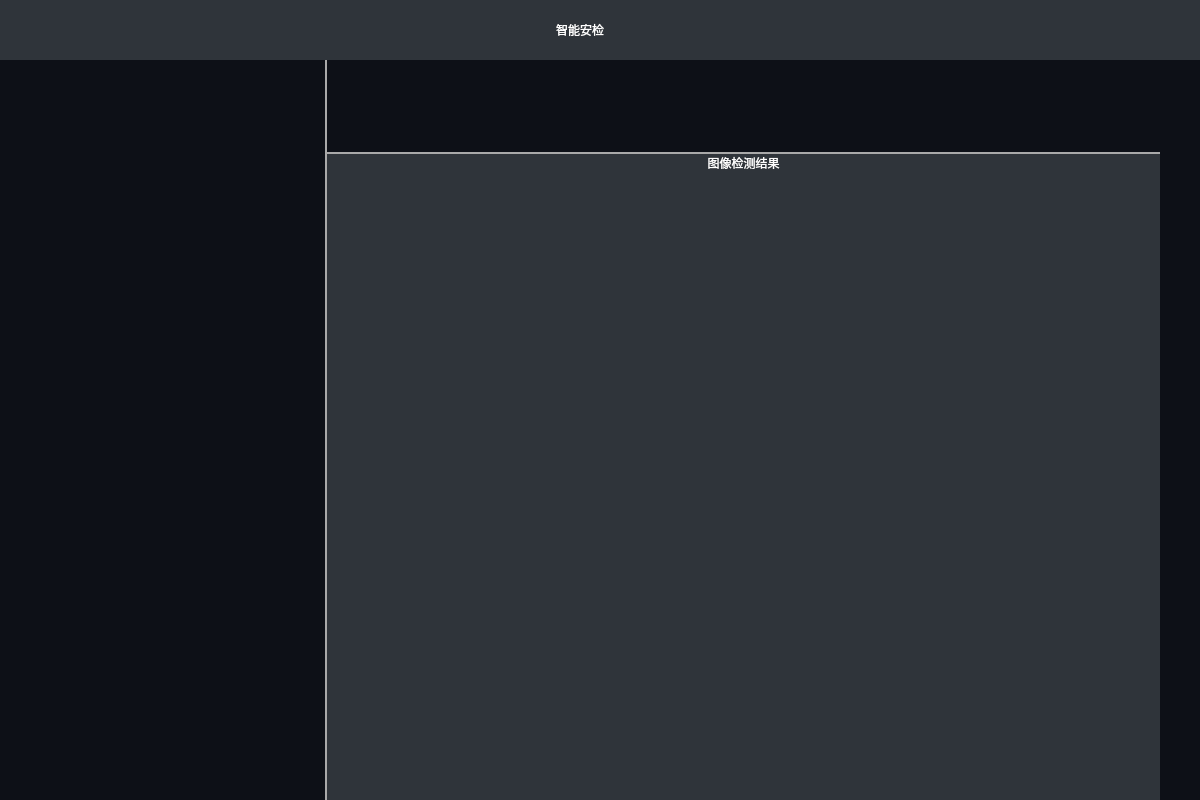
<?xml version="1.0" encoding="UTF-8"?>
<ui version="4.0">
 <class>Widget</class>
 <widget class="QWidget" name="Widget">
  <property name="geometry">
   <rect>
    <x>0</x>
    <y>0</y>
    <width>1200</width>
    <height>800</height>
   </rect>
  </property>
  <property name="minimumSize">
   <size>
    <width>1000</width>
    <height>600</height>
   </size>
  </property>
  <property name="windowTitle">
   <string>Widget</string>
  </property>
  <property name="styleSheet">
   <string notr="true">#Widget{
	background-color:#0D1017;
}</string>
  </property>
  <layout class="QVBoxLayout" name="verticalLayout" stretch="1,9">
   <property name="spacing">
    <number>0</number>
   </property>
   <property name="leftMargin">
    <number>0</number>
   </property>
   <property name="topMargin">
    <number>0</number>
   </property>
   <property name="rightMargin">
    <number>0</number>
   </property>
   <property name="bottomMargin">
    <number>0</number>
   </property>
   <item>
    <widget class="QWidget" name="header" native="true">
     <property name="maximumSize">
      <size>
       <width>16777215</width>
       <height>60</height>
      </size>
     </property>
     <property name="styleSheet">
      <string notr="true">#header{
background-color: #2F343A;
}</string>
     </property>
     <layout class="QGridLayout" name="gridLayout">
      <property name="leftMargin">
       <number>0</number>
      </property>
      <property name="topMargin">
       <number>0</number>
      </property>
      <property name="rightMargin">
       <number>0</number>
      </property>
      <property name="bottomMargin">
       <number>0</number>
      </property>
      <property name="spacing">
       <number>0</number>
      </property>
      <item row="0" column="0">
       <widget class="QLabel" name="label">
        <property name="minimumSize">
         <size>
          <width>0</width>
          <height>50</height>
         </size>
        </property>
        <property name="styleSheet">
         <string notr="true">font: 700 24pt &quot;微软雅黑&quot;;

color: rgb(255, 255, 255);
</string>
        </property>
        <property name="text">
         <string>智能安检</string>
        </property>
        <property name="alignment">
         <set>Qt::AlignCenter</set>
        </property>
       </widget>
      </item>
      <item row="0" column="1">
       <spacer name="horizontalSpacer">
        <property name="orientation">
         <enum>Qt::Horizontal</enum>
        </property>
        <property name="sizeType">
         <enum>QSizePolicy::Maximum</enum>
        </property>
        <property name="sizeHint" stdset="0">
         <size>
          <width>40</width>
          <height>20</height>
         </size>
        </property>
       </spacer>
      </item>
     </layout>
    </widget>
   </item>
   <item>
    <widget class="QWidget" name="widget" native="true">
     <layout class="QHBoxLayout" name="horizontalLayout" stretch="0,0">
      <property name="spacing">
       <number>0</number>
      </property>
      <property name="leftMargin">
       <number>0</number>
      </property>
      <property name="topMargin">
       <number>0</number>
      </property>
      <property name="rightMargin">
       <number>0</number>
      </property>
      <property name="bottomMargin">
       <number>0</number>
      </property>
      <item>
       <widget class="QSplitter" name="splitter_2">
        <property name="styleSheet">
         <string notr="true">QSplitter::handle {
    background: darkgray;
}</string>
        </property>
        <property name="orientation">
         <enum>Qt::Horizontal</enum>
        </property>
        <property name="handleWidth">
         <number>2</number>
        </property>
        <widget class="QWidget" name="video" native="true">
         <property name="styleSheet">
          <string notr="true">.label_2{
background-color: rgb(0, 0, 0);
}
</string>
         </property>
        </widget>
        <widget class="QWidget" name="img_area" native="true">
         <property name="styleSheet">
          <string notr="true"/>
         </property>
         <layout class="QVBoxLayout" name="verticalLayout_2" stretch="6">
          <property name="spacing">
           <number>0</number>
          </property>
          <property name="leftMargin">
           <number>0</number>
          </property>
          <property name="topMargin">
           <number>0</number>
          </property>
          <property name="rightMargin">
           <number>0</number>
          </property>
          <property name="bottomMargin">
           <number>0</number>
          </property>
          <item>
           <widget class="QSplitter" name="splitter">
            <property name="minimumSize">
             <size>
              <width>0</width>
              <height>2</height>
             </size>
            </property>
            <property name="styleSheet">
             <string notr="true">QSplitter::handle {
    background: darkgray;
}</string>
            </property>
            <property name="orientation">
             <enum>Qt::Vertical</enum>
            </property>
            <property name="handleWidth">
             <number>2</number>
            </property>
            <widget class="QScrollArea" name="list">
             <property name="styleSheet">
              <string notr="true">border:0px;
background-color: #0D1017;</string>
             </property>
             <property name="widgetResizable">
              <bool>true</bool>
             </property>
             <widget class="QWidget" name="scrollAreaWidgetContents">
              <property name="geometry">
               <rect>
                <x>0</x>
                <y>0</y>
                <width>833</width>
                <height>87</height>
               </rect>
              </property>
             </widget>
            </widget>
            <widget class="my_wi" name="img_info" native="true">
             <property name="minimumSize">
              <size>
               <width>0</width>
               <height>160</height>
              </size>
             </property>
             <property name="maximumSize">
              <size>
               <width>16777215</width>
               <height>16777215</height>
              </size>
             </property>
             <property name="styleSheet">
              <string notr="true">background-color: #2F343A;</string>
             </property>
             <layout class="QVBoxLayout" name="verticalLayout_4">
              <property name="spacing">
               <number>0</number>
              </property>
              <property name="leftMargin">
               <number>0</number>
              </property>
              <property name="topMargin">
               <number>0</number>
              </property>
              <property name="rightMargin">
               <number>0</number>
              </property>
              <property name="bottomMargin">
               <number>0</number>
              </property>
              <item>
               <widget class="QLabel" name="text">
                <property name="styleSheet">
                 <string notr="true">font: 700 12pt &quot;微软雅黑&quot;;
color: rgb(255, 255, 255);</string>
                </property>
                <property name="text">
                 <string>图像检测结果</string>
                </property>
                <property name="alignment">
                 <set>Qt::AlignCenter</set>
                </property>
               </widget>
              </item>
              <item>
               <widget class="QTableWidget" name="tableWidget">
                <property name="minimumSize">
                 <size>
                  <width>0</width>
                  <height>50</height>
                 </size>
                </property>
                <property name="styleSheet">
                 <string notr="true">border:0px;</string>
                </property>
               </widget>
              </item>
              <item>
               <widget class="QWidget" name="result" native="true">
                <property name="minimumSize">
                 <size>
                  <width>0</width>
                  <height>0</height>
                 </size>
                </property>
                <property name="styleSheet">
                 <string notr="true"/>
                </property>
               </widget>
              </item>
             </layout>
            </widget>
           </widget>
          </item>
         </layout>
        </widget>
       </widget>
      </item>
      <item>
       <spacer name="horizontalSpacer_2">
        <property name="orientation">
         <enum>Qt::Horizontal</enum>
        </property>
        <property name="sizeType">
         <enum>QSizePolicy::Maximum</enum>
        </property>
        <property name="sizeHint" stdset="0">
         <size>
          <width>40</width>
          <height>20</height>
         </size>
        </property>
       </spacer>
      </item>
     </layout>
    </widget>
   </item>
  </layout>
 </widget>
 <customwidgets>
  <customwidget>
   <class>my_wi</class>
   <extends>QWidget</extends>
   <header>my_wi.h</header>
   <container>1</container>
  </customwidget>
 </customwidgets>
 <resources/>
 <connections/>
</ui>
